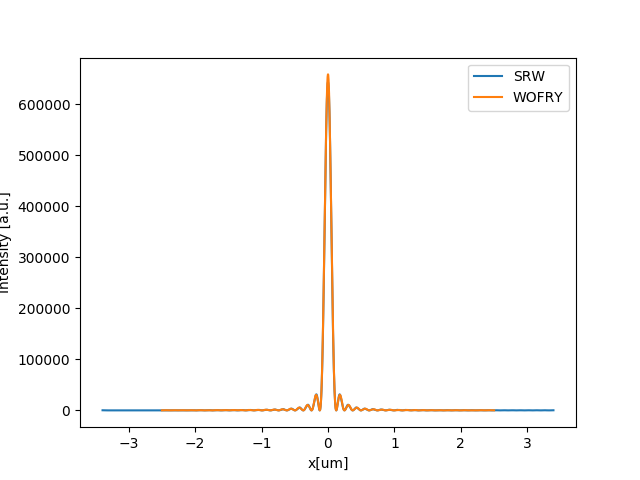

Source code (Python):
def run_wofry():
    #
    # ===== Example of python code to create propagate current element =====
    #

    #
    # Import section
    #
    import numpy
    from wofry.propagator.propagator import PropagationManager, PropagationElements, PropagationParameters
    from syned.beamline.beamline_element import BeamlineElement
    from syned.beamline.element_coordinates import ElementCoordinates
    from wofry.propagator.propagators2D.fresnel_zoom_xy import FresnelZoomXY2D

    #
    # create input_wavefront
    #
    #
    from wofry.propagator.wavefront2D.generic_wavefront import GenericWavefront2D
    input_wavefront = GenericWavefront2D.initialize_wavefront_from_range(x_min=-0.000050, x_max=0.000050,
                                                                         y_min=-0.000050, y_max=0.000050,
                                                                         number_of_points=(2048, 2048))
    input_wavefront.set_photon_energy(10000)
    input_wavefront.set_spherical_wave(radius=-0.1, complex_amplitude=complex(1, 0))

    #
    # info on current oe
    #
    #
    #    -------WOScreen---------
    #        -------BoundaryShape---------
    #

    #
    # define current oe
    #
    from wofry.beamline.optical_elements.ideal_elements.screen import WOScreen

    optical_element = WOScreen()

    #
    # propagating
    #
    #
    propagation_elements = PropagationElements()
    beamline_element = BeamlineElement(optical_element=optical_element,
                                       coordinates=ElementCoordinates(p=0.000000, q=0.100000,
                                                                      angle_radial=numpy.radians(0.000000),
                                                                      angle_azimuthal=numpy.radians(0.000000)))
    propagation_elements.add_beamline_element(beamline_element)
    propagation_parameters = PropagationParameters(wavefront=input_wavefront.duplicate(),
                                                   propagation_elements=propagation_elements)
    # self.set_additional_parameters(propagation_parameters)
    #
    propagation_parameters.set_additional_parameters('shift_half_pixel', 1)
    propagation_parameters.set_additional_parameters('magnification_x', 0.05)
    propagation_parameters.set_additional_parameters('magnification_y', 0.05)

    propagator = PropagationManager.Instance()
    try:
        propagator.add_propagator(FresnelZoomXY2D())
    except:
        pass
    output_wavefront = propagator.do_propagation(propagation_parameters=propagation_parameters,
                                                 handler_name='FRESNEL_ZOOM_XY_2D')

    return input_wavefront,output_wavefront

def run_srw(w0,Rx=-0.1,dRx=0.001,Ry=-0.1,dRy=0.001):
    from orangecontrib.srw.util.srw_objects import SRWData
    from wofrysrw.propagator.wavefront2D.srw_wavefront import SRWWavefront
    wSRW = SRWData(srw_wavefront=SRWWavefront.fromGenericWavefront(w0))
    wsrw = wSRW.get_srw_wavefront()
    wsrw.Rx = Rx
    wsrw.dRx = dRx
    wsrw.Ry = Ry
    wsrw.dRy = dRy
    w1 = run_srw_native(wsrw)
    return w1.toGenericWavefront()

from srwlib import *
from uti_plot import *
def run_srw_native(wfr,do_plot=False):
    ####################################################
    # BEAMLINE

    srw_oe_array = []
    srw_pp_array = []

    drift_after_oe_0 = SRWLOptD(0.1)
    pp_drift_after_oe_0 = [0, 0, 1.0, 1, 0, 1.0, 1.0, 1.0, 1.0, 0, 0.0, 0.0]

    srw_oe_array.append(drift_after_oe_0)
    srw_pp_array.append(pp_drift_after_oe_0)

    ####################################################
    # PROPAGATION

    optBL = SRWLOptC(srw_oe_array, srw_pp_array)
    srwl.PropagElecField(wfr, optBL)

    if do_plot:
        mesh1 = deepcopy(wfr.mesh)
        arI1 = array('f', [0] * mesh1.nx * mesh1.ny)
        srwl.CalcIntFromElecField(arI1, wfr, 6, 0, 3, mesh1.eStart, 0, 0)
        arI1x = array('f', [0] * mesh1.nx)
        srwl.CalcIntFromElecField(arI1x, wfr, 6, 0, 1, mesh1.eStart, 0, 0)
        arI1y = array('f', [0] * mesh1.ny)
        srwl.CalcIntFromElecField(arI1y, wfr, 6, 0, 2, mesh1.eStart, 0, 0)
        # save ascii file with intensity
        # srwl_uti_save_intens_ascii(arI1, mesh1, <file_path>)
        plotMesh1x = [1000 * mesh1.xStart, 1000 * mesh1.xFin, mesh1.nx]
        plotMesh1y = [1000 * mesh1.yStart, 1000 * mesh1.yFin, mesh1.ny]
        uti_plot2d1d(arI1, plotMesh1x, plotMesh1y,
                     labels=['Horizontal Position [mm]', 'Vertical Position [mm]', 'Intensity After Propagation'])
        uti_plot_show()

    return wfr

if __name__ == "__main__":

    from srxraylib.plot.gol import plot_image, plot
    import matplotlib.pylab as plt

    dumpfile="aperture_2D_converging.png"
    w0, w = run_wofry()


    # plot_image(w.get_intensity(),1e6*w.get_coordinate_x(),1e6*w.get_coordinate_y())
    # plot(1e6*w.get_coordinate_x(),w.get_intensity()[:,w.get_coordinate_y().size//2],
    #      1e6*w.get_coordinate_y(),w.get_intensity()[w.get_coordinate_x().size // 2,:],)

    w1 = run_srw(w0)

    # plot_image(w1.get_intensity(),1e6*w1.get_coordinate_x(),1e6*w1.get_coordinate_y(),title="SRW")
    plot(1e6*w1.get_coordinate_x(),w1.get_intensity()[:,w1.get_coordinate_y().size//2],
         1e6 * w.get_coordinate_x(), w.get_intensity()[:, w.get_coordinate_y().size // 2],
         legend=["SRW","WOFRY"],xtitle="x[um]",ytitle="Intensity [a.u.]",show=False,ylog=False)

    if dumpfile is not None:
        plt.savefig(dumpfile)
        print("File written to disk: %s"%dumpfile)
    plt.show()


    print("Size SRW,WOFRY: ",w1.get_coordinate_x().size,w.get_coordinate_x().size)